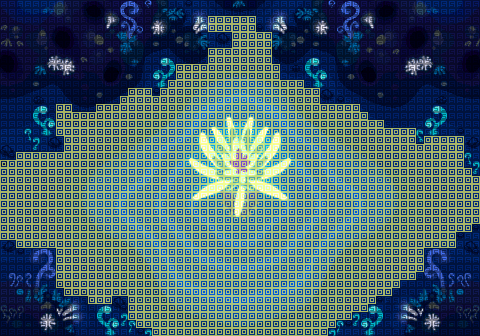

Rendered tile map (Tiled .tmx) drawn with the repository's tilesets; below, a short description and the map source with its tile grids summarised:
An orthogonal 60x42 tile map with 8x8 px tiles, 2 tile layers (Calque de Tile 1, Calque 2), 3 tilesets.

<map version="1.0" tiledversion="1.0.2" orientation="orthogonal" renderorder="left-up" width="60" height="42" tilewidth="8" tileheight="8" nextobjectid="1">
 <tileset firstgid="1" source="deepseafloor.tsx" />
 <tileset firstgid="2521" source="terrain.tsx" />
 <tileset firstgid="2523" source="terrain.tsx" />
 <layer name="Calque de Tile 1" width="60" height="42">
  <data>[2520 cells, 2520 non-empty, 2520 distinct tile ids]</data>
 </layer>
 <layer name="Calque 2" width="60" height="42">
  <data>[2520 cells, 2520 non-empty, 2 distinct tile ids]</data>
 </layer>
</map>
